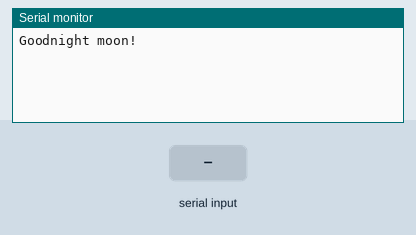
Bench run of a sketch on a simulated Arduino Uno, built with avr-gcc and run on an emulated ATmega328P. On the bench: the last lines printed to the serial monitor. The test bench sets the inputs (shaded band).

Above: at 1.2 s.
1.3 s: "1" received over the second serial link
At 2.1 s:
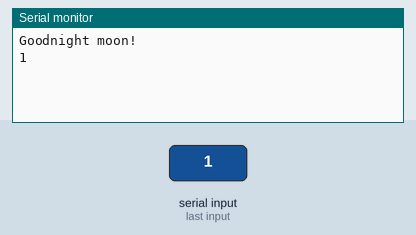
2.8 s: "0" received over the second serial link
At 3.3 s:
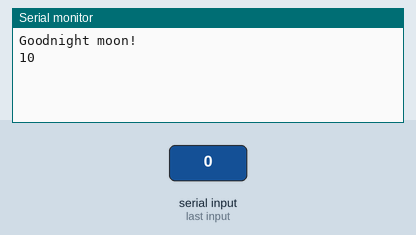

Measured:
- after the input at 1.3 s, the serial monitor: prints a new line at once (image 1)
- after the input at 2.8 s, the serial monitor: prints a new line at once (image 2)

The sketch:

CodeEsp.ino
```cpp
#include <NewSoftSerial.h>

NewSoftSerial mySerial(2, 3);

void setup()
{
  Serial.begin(57600);
  Serial.println("Goodnight moon!");

  // set the data rate for the SoftwareSerial port
  mySerial.begin(4800);
  mySerial.println("Hello, world?");
}

void loop() // run over and over
{
  if (mySerial.available())
    Serial.print((char)mySerial.read());
  if (Serial.available())
    mySerial.print((char)Serial.read());
}
```
